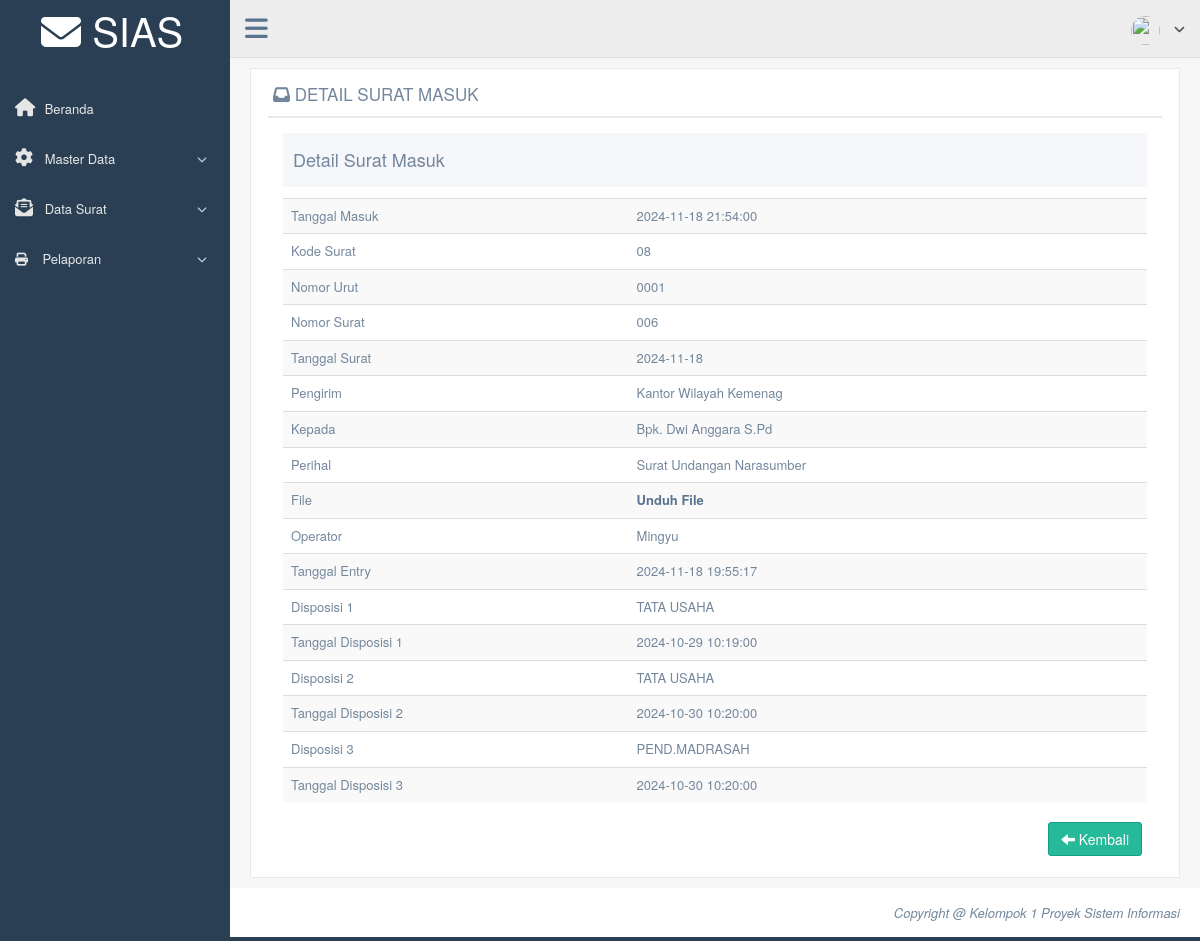
Before: /admin/detail-suratmasuk.php?id_suratmasuk=9 with the older database file.
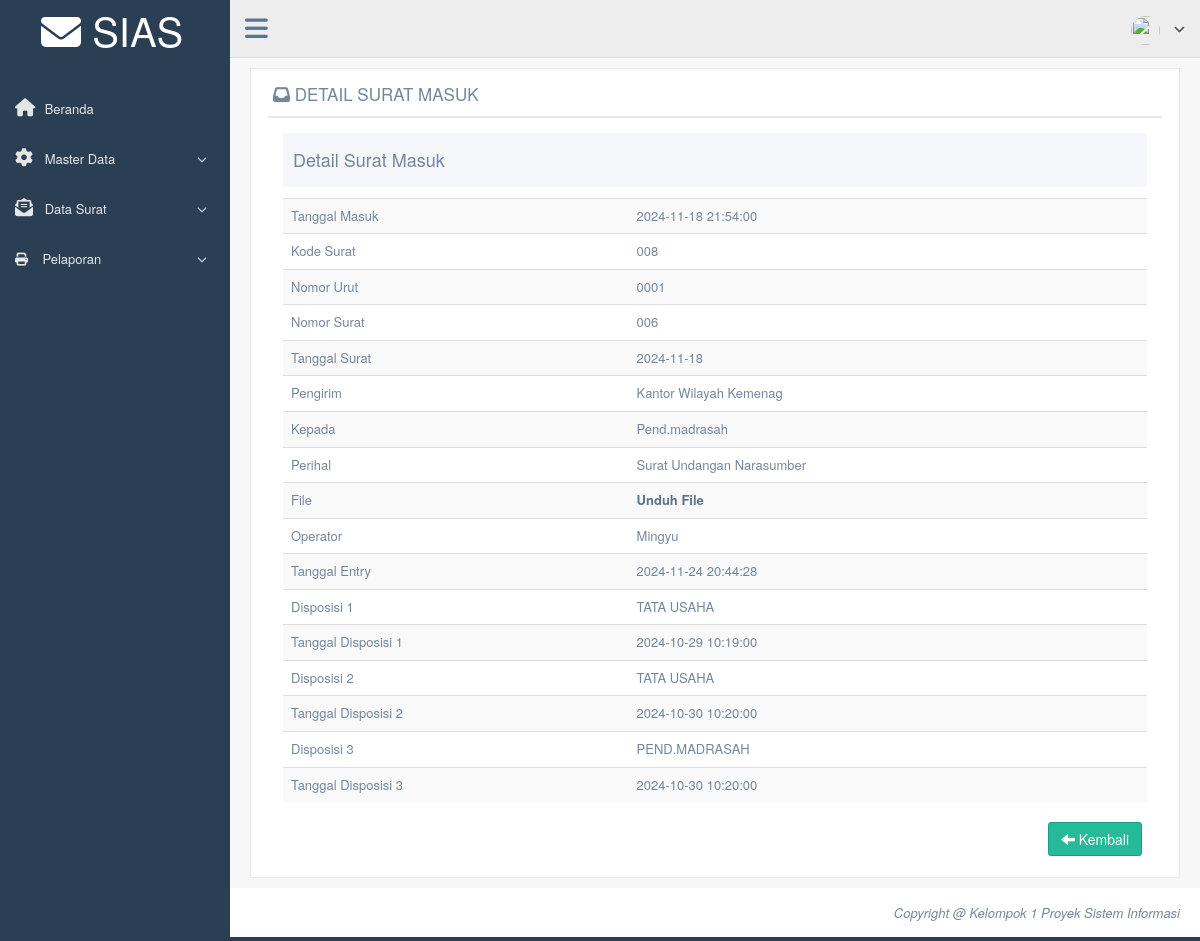
After: the same page with the newer database file.
### tables this page shows
CREATE TABLE `tb_suratmasuk` (
  `id_suratmasuk` int(11) NOT NULL,
  `tanggalmasuk_suratmasuk` datetime NOT NULL DEFAULT current_timestamp(),
  `kode_suratmasuk` varchar(10) NOT NULL,
  `nomorurut_suratmasuk` varchar(7) NOT NULL,
  `nomor_suratmasuk` varchar(25) NOT NULL,
  `tanggalsurat_suratmasuk` date NOT NULL,
  `pengirim` varchar(255) NOT NULL,
  `kepada_suratmasuk` varchar(255) NOT NULL,
  `perihal_suratmasuk` text NOT NULL,
  `file_suratmasuk` varchar(255) NOT NULL,
  `operator` varchar(50) NOT NULL,
  `tanggal_entry` datetime NOT NULL DEFAULT current_timestamp(),
  `disposisi1` varchar(50) NOT NULL,
  `tanggal_disposisi1` datetime NOT NULL DEFAULT current_timestamp(),
  `disposisi2` varchar(50) NOT NULL,
  `tanggal_disposisi2` varchar(25) NOT NULL,
  `disposisi3` varchar(50) NOT NULL,
  `tanggal_disposisi3` datetime NOT NULL DEFAULT current_timestamp()
);

### admin/detail-suratmasuk.php (the view, shortened to what the changed rows need)
<!DOCTYPE html>
<html lang="en">
  <head>
    <link href="../assets/vendors/bootstrap/dist/css/bootstrap.min.css" rel="stylesheet">
    <link href="../assets/vendors/font-awesome/css/font-awesome.min.css" rel="stylesheet">
    <link rel="stylesheet" href="https://cdnjs.cloudflare.com/ajax/libs/font-awesome/6.6.0/css/all.min.css">
    <link href="../assets/vendors/nprogress/nprogress.css" rel="stylesheet">
    <link href="../assets/vendors/iCheck/skins/flat/green.css" rel="stylesheet">
    <link href="../assets/vendors/google-code-prettify/bin/prettify.min.css" rel="stylesheet">
    <link href="../assets/vendors/select2/dist/css/select2.min.css" rel="stylesheet">
    <link href="../assets/vendors/switchery/dist/switchery.min.css" rel="stylesheet">
    <link href="../assets/vendors/bootstrap-daterangepicker/daterangepicker.css" rel="stylesheet">
    <link href="../assets/vendors/bootstrap-datetimepicker/build/css/bootstrap-datetimepicker.css" rel="stylesheet">
    <link href="../assets/vendors/starrr/dist/starrr.css" rel="stylesheet">
    <link href="../assets/vendors/bootstrap-daterangepicker/daterangepicker.css" rel="stylesheet">
    <link href="../assets/build/css/custom.min.css" rel="stylesheet">
  </head>
  <body class="nav-md">
    <div class="container body">
      <div class="main_container">
        <div class="right_col" role="main">
          <div class="">
            <div class="row">
              <div class="col-md-12 col-sm-12 col-xs-12">
                <div class="x_panel">
                <div class="x_title">
                  <h2><i class="fa fa-inbox"></i>&nbsp;DETAIL SURAT MASUK</h2>
                  </div>
                     <?php include '../koneksi/koneksi.php';
                     $id			= mysqli_real_escape_string($db,$_GET['id_suratmasuk']);
                     $sql  		= "SELECT * FROM tb_suratmasuk where id_suratmasuk='".$id."'";
                     $query  	= mysqli_query($db, $sql);
                     $data 		= mysqli_fetch_array($query);?>
                  <div class="x_content">
                    <div class="col-md-12 col-sm-12 col-xs-12">
                      <div class="profile_title">
                        <div class="col-md-6">
                          <h2>Detail Surat Masuk </h2>
                        </div>
                      </div>
                    <table class="table table-striped">
                      <tbody>
                        <tr>
                          <td width="40%">Tanggal Masuk</td>
                          <td><?php echo $data['tanggalmasuk_suratmasuk']?></td>
                        </tr>
                        <tr>
                          <td>Kode Surat</td>
                          <td><?php echo $data['kode_suratmasuk']?></td>
                        </tr>
                        <tr>
                          <td>Nomor Urut</td>
                          <td><?php echo $data['nomorurut_suratmasuk']?></td>
                        </tr>
                        <tr>
                          <td>Nomor Surat</td>
                          <td><?php echo $data['nomor_suratmasuk']?></td>
                        </tr>
                        <tr>
                          <td>Tanggal Surat</td>
                          <td><?php echo $data['tanggalsurat_suratmasuk']?></td>
                        </tr>
                        <tr>
                          <td>Pengirim</td>
                          <td><?php echo $data['pengirim']?></td>
                        </tr>
                        <tr>
                          <td>Kepada</td>
                          <td><?php echo $data['kepada_suratmasuk']?></td>
                        </tr>
                        <tr>
                          <td>Perihal</td>
                          <td><?php echo $data['perihal_suratmasuk']?></td>
                        </tr>
                        <tr>
                          <td>Operator</td>
                          <td><?php echo $data['operator']?></td>
                        </tr>
                        <tr>
                          <td>Tanggal Entry</td>
                          <td><?php echo $data['tanggal_entry']?></td>
                        </tr>
                        <tr>
                          <td>Disposisi 1</td>
                          <td><?php echo $data['disposisi1']?></td>
                        </tr>
                        <tr>
                          <td>Tanggal Disposisi 1</td>
                          <td><?php echo $data['tanggal_disposisi1']?></td>
                        </tr>
                        <tr>
                          <td>Disposisi 2</td>
                          <td><?php echo $data['disposisi2']?></td>
                        </tr>
                        <tr>
                          <td>Tanggal Disposisi 2</td>
                          <td><?php echo $data['tanggal_disposisi2']?></td>
                        </tr>
                         <tr>
                          <td>Disposisi 3</td>
                          <td><?php echo $data['disposisi3']?></td>
                        </tr>
                        <tr>
                          <td>Tanggal Disposisi 3</td>
                          <td><?php echo $data['tanggal_disposisi3']?></td>
                        </tr>
                      </tbody>
                    </table>
                  </div>
                    </div>
                  </div>
                </div>
              </div>
            </div>
          </div>
        </div>
      </div>
  </body>
</html>

Changed rows visible on the page:
changed tb_suratmasuk "Kantor Wilayah Kemenag": kode_suratmasuk "08" → "008"; kepada_suratmasuk "Bpk. Dwi Anggara S.Pd" → "Pend.madrasah"; tanggal_entry "2024-11-18 19:55:17" → "2024-11-24 20:44:28"
